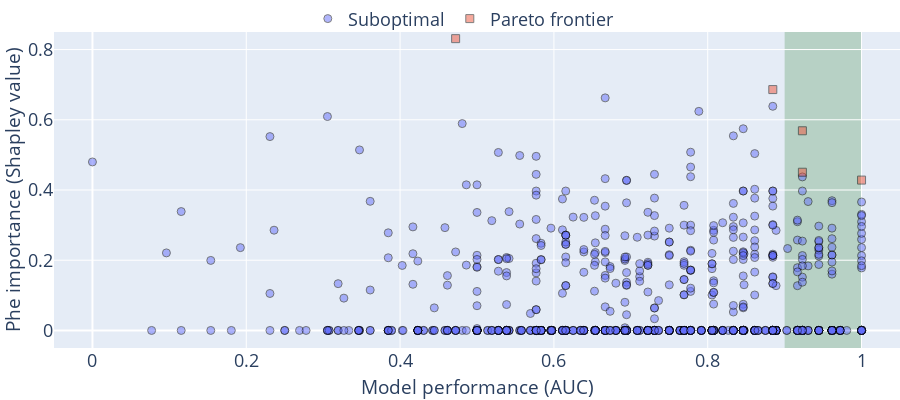

The code cell stored with this chart in its notebook:
### Code cell
from utils_aa import * 

study_real = optuna.create_study(
    study_name='study_real',
    storage="sqlite:///alejandro.db",
    directions=["maximize", "maximize"],
    # sampler=optuna.samplers.TPESampler(),  # NSGAIISampler(),
    sampler=optuna.samplers.NSGAIISampler(), # NSGAIISampler(),
    load_if_exists=True, 
)


study_real_sampling = optuna.create_study(
    study_name='study_real_sampling',
    storage="sqlite:///alejandro.db",
    directions=["maximize", "maximize"],
    # sampler=optuna.samplers.TPESampler(),  # NSGAIISampler(),
    sampler=optuna.samplers.NSGAIISampler(), # NSGAIISampler(),
    load_if_exists=True,
)



make_pareto_plot(study_real_sampling)

### Figure 1 — Plotly figure (JSON) as saved in the notebook; plotly's stock layout.template omitted (floating-point values rounded to 4 significant figures; data arrays with more than 128 entries replaced by an {"elided": "..."} marker saying what was removed)
{"data": [{"marker": {"line": {"color": "black", "width": 1}, "opacity": 0.5, "size": 8, "symbol": "circle"}, "mode": "markers", "name": "Suboptimal", "type": "scatter", "x": {"elided": "994 float values"}, "y": {"elided": "994 float values"}}, {"marker": {"line": {"color": "black", "width": 1}, "opacity": 0.5, "size": 8, "symbol": "square"}, "mode": "markers", "name": "Pareto frontier", "type": "scatter", "x": [0.8846, 0.9231, 0.4028, 0.4722, 1, 0.9231], "y": [0.686, 0.5687, 0.9319, 0.8311, 0.4282, 0.4506]}], "layout": {"font": {"size": 18}, "height": 400, "legend": {"bgcolor": "rgba(255, 255, 255, 0)", "orientation": "h", "x": 0.3, "y": 1.1}, "margin": {"b": 0, "l": 0, "r": 0, "t": 0}, "shapes": [{"fillcolor": "darkgreen", "layer": "below", "line": {"width": 0}, "opacity": 0.2, "type": "rect", "x0": 0.9, "x1": 1, "xref": "x", "y0": 0, "y1": 1, "yref": "paper"}], "width": 900, "xaxis": {"range": [-0.05, 1.05], "title": {"font": {"size": 19}, "text": "Model performance (AUC)"}}, "yaxis": {"range": [-0.05, 0.85], "title": {"font": {"size": 19}, "text": "Phe importance (Shapley value)"}}}}
